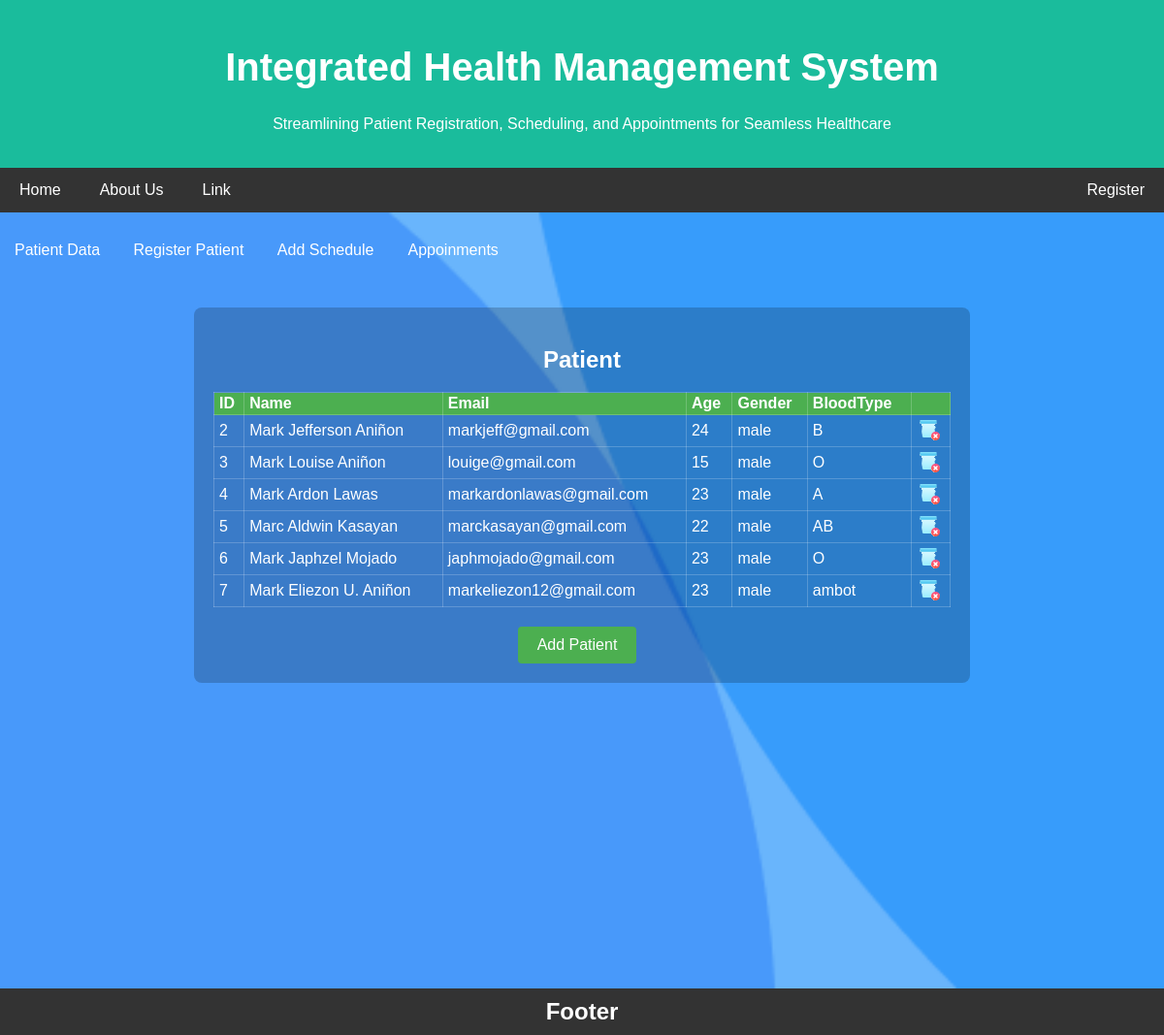
The page /form.php on the database its author committed.
### tables this page shows
CREATE TABLE `patient` (
  `p_id` int(11) NOT NULL,
  `p_name` varchar(50) NOT NULL,
  `p_email` varchar(50) NOT NULL,
  `p_dob` date NOT NULL,
  `p_age` int(50) NOT NULL,
  `p_gender` varchar(50) NOT NULL,
  `p_bloodtype` varchar(50) NOT NULL
);

### form.php (the view, shortened to what this page needs)
<?php include_once 'templates/header.php' ?>
<div class="asdasd">
  <div class="nav">
  <button id="patientListButton">Patient Data</button>
  <button id="patientButton">Register Patient</button>
    <button id="scheduleButton">Add Schedule</button>
    <a href="appointment.php">Appoinments</a>
  </div>
  <div class="patientTable">
  <div class="patientList" id="patientList">
<h2 style="text-align: center;">Patient</h2>
<?php
include 'includes/db_connection.php';
try {
    $conn = connectDB();
    if ($conn) {
        $sql = "SELECT p_id, p_name, p_email, p_age, p_gender, p_bloodtype FROM patient";
        $stmt = $conn->prepare($sql);
        $stmt->execute();
        $result = $stmt->fetchAll(PDO::FETCH_ASSOC);
        echo "<table>
                <tr>
                    <th>ID</th>
                    <th>Name</th>
                    <th>Email</th>
                    <th>Age</th>
                    <th>Gender</th>
                    <th>BloodType</th>
                    <th></th>
                </tr>";
        foreach ($result as $row) {
            echo "<tr>
                    <td>{$row['p_id']}</td>
                    <td>{$row['p_name']}</td>
                    <td>{$row['p_email']}</td>
                    <td>{$row['p_age']}</td>
                    <td>{$row['p_gender']}</td>
                    <td>{$row['p_bloodtype']}</td>
                    <td>  <a href='delete_patient.php?p_id={$row['p_id']}' class='delete-button'></a></td></td>
                </tr>";
        }
        echo "</table>";
    }
} catch (PDOException $e) {
    echo "Error: " . $e->getMessage();
} finally {
    if ($conn) {
        $conn = null;
    }
}
?>
<div class="button-container">
    <button type="button" onclick="addPatient()" class="add-button">Add Patient</button>
</div>
</div>
</div>
</div>
<?php include_once 'templates/footer.php' ?>

### css/style.css (style rules this page uses)
* { box-sizing: border-box; }

### css/aboutus.css (style rules this page uses)
html { box-sizing: border-box; }
*, *:before, *:after { box-sizing: inherit; }

### css/mystyle.css (style rules this page uses)
.asdasd { background-image: url(../images/bg.png); height: 100vh; width: 100%; background-repeat: no-repeat; background-position: center; background-size: cover; overflow:hidden ; }

### form.php (style rules this page uses)
#patientList { border-radius: 8px; overflow: hidden; padding: 20px; width: 100%; max-width: 800px; margin-top: 90px; }
.patientList { border-radius:5px; background-color: rgb(0, 0, 0,0.2); }
table { border-collapse: collapse; width: 100%; border: 1px solid rgb(255, 255, 255, 0.2); }
th, td { border: 1px solid #ddd; padding: 2px 5px; text-align: left; border: 1px solid rgb(255, 255, 255, 0.2); }
td { color:white; font-weight:normal; }
th { background-color: #4caf50; color: white; }
tr { border: 1px solid rgb(255, 255, 255, 0.2); }
.button-container { text-align: center; margin-top: 20px; }
.add-button { background-color: #4caf50; color: white; border: none; padding: 10px 20px; text-align: center; text-decoration: none; display: inline-block; font-size: 16px; margin-right: 10px; cursor: pointer; border-radius: 4px; }
.delete-button { color: white; border: none; padding: 6px 12px; text-align: center; text-decoration: none; display: inline-block; font-size: 12px; cursor: pointer; border-radius: 4px; background-image: url('images/deleteIcon.png'); background-repeat:no-repeat; height:3vh; }
.nav { margin-bottom: -50px; }
.nav button { background-color: transparent; padding: 10px 15px; border: none; border-radius: 4px; cursor: pointer; margin-top: 20px; color:white; font-size: 16px; }
.nav a { text-decoration: none; color:white; position:absolute; transform:translate(20px, 30px); }
h2 { color: white; }
.patientTable { display:flex; justify-content:center; }

### rows shown on the page
patient: p_id "2", p_name "Mark Jefferson Aniñon", p_email "markjeff@gmail.com", p_age "24", p_gender "male", p_bloodtype "B"
patient: p_id "3", p_name "Mark Louise Aniñon", p_email "louige@gmail.com", p_age "15", p_gender "male", p_bloodtype "O"
patient: p_id "4", p_name "Mark Ardon Lawas", p_email "markardonlawas@gmail.com", p_age "23", p_gender "male", p_bloodtype "A"
patient: p_id "5", p_name "Marc Aldwin Kasayan", p_email "marckasayan@gmail.com", p_age "22", p_gender "male", p_bloodtype "AB"
patient: p_id "6", p_name "Mark Japhzel Mojado", p_email "japhmojado@gmail.com", p_age "23", p_gender "male", p_bloodtype "O"
patient: p_id "7", p_name "Mark Eliezon U. Aniñon", p_email "markeliezon12@gmail.com", p_age "23", p_gender "male", p_bloodtype "ambot"
